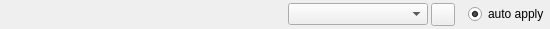
<ui version="4.0" >
 <author></author>
 <comment></comment>
 <exportmacro></exportmacro>
 <class>ComboItem</class>
 <widget class="QWidget" name="ComboItem" >
  <property name="geometry" >
   <rect>
    <x>0</x>
    <y>0</y>
    <width>550</width>
    <height>29</height>
   </rect>
  </property>
  <property name="baseSize" >
   <size>
    <width>100</width>
    <height>20</height>
   </size>
  </property>
  <property name="windowTitle" >
   <string>ComboItem</string>
  </property>
  <layout class="QHBoxLayout" >
   <property name="margin" >
    <number>1</number>
   </property>
   <property name="spacing" >
    <number>3</number>
   </property>
   <item>
    <widget class="QLabel" name="nameLabel" >
     <property name="minimumSize" >
      <size>
       <width>240</width>
       <height>20</height>
      </size>
     </property>
     <property name="maximumSize" >
      <size>
       <width>240</width>
       <height>30</height>
      </size>
     </property>
     <property name="text" >
      <string/>
     </property>
    </widget>
   </item>
   <item>
    <spacer>
     <property name="orientation" >
      <enum>Qt::Horizontal</enum>
     </property>
     <property name="sizeType" >
      <enum>QSizePolicy::MinimumExpanding</enum>
     </property>
     <property name="sizeHint" >
      <size>
       <width>0</width>
       <height>0</height>
      </size>
     </property>
    </spacer>
   </item>
   <item>
    <layout class="QVBoxLayout" >
     <property name="margin" >
      <number>0</number>
     </property>
     <property name="spacing" >
      <number>6</number>
     </property>
     <item>
      <widget class="QComboBox" name="combo" >
       <property name="sizePolicy" >
        <sizepolicy>
         <hsizetype>0</hsizetype>
         <vsizetype>0</vsizetype>
         <horstretch>0</horstretch>
         <verstretch>0</verstretch>
        </sizepolicy>
       </property>
       <property name="minimumSize" >
        <size>
         <width>140</width>
         <height>0</height>
        </size>
       </property>
       <property name="maximumSize" >
        <size>
         <width>176</width>
         <height>16777215</height>
        </size>
       </property>
      </widget>
     </item>
    </layout>
   </item>
   <item>
    <widget class="QToolButton" name="tool" >
     <property name="text" >
      <string/>
     </property>
     <property name="icon" >
      <iconset resource="QtAutoGui.qrc" >:/icons/spanner.png</iconset>
     </property>
    </widget>
   </item>
   <item>
    <widget class="QLabel" name="labelOk" >
     <property name="text" >
      <string/>
     </property>
     <property name="pixmap" >
      <pixmap resource="QtAutoGui.qrc" >:/icons/tick.png</pixmap>
     </property>
    </widget>
   </item>
   <item>
    <widget class="QRadioButton" name="radioButton" >
     <property name="text" >
      <string>auto apply</string>
     </property>
     <property name="checked" >
      <bool>true</bool>
     </property>
    </widget>
   </item>
  </layout>
 </widget>
 <pixmapfunction></pixmapfunction>
 <resources>
  <include location="QtAutoGui.qrc" />
 </resources>
 <connections/>
</ui>
